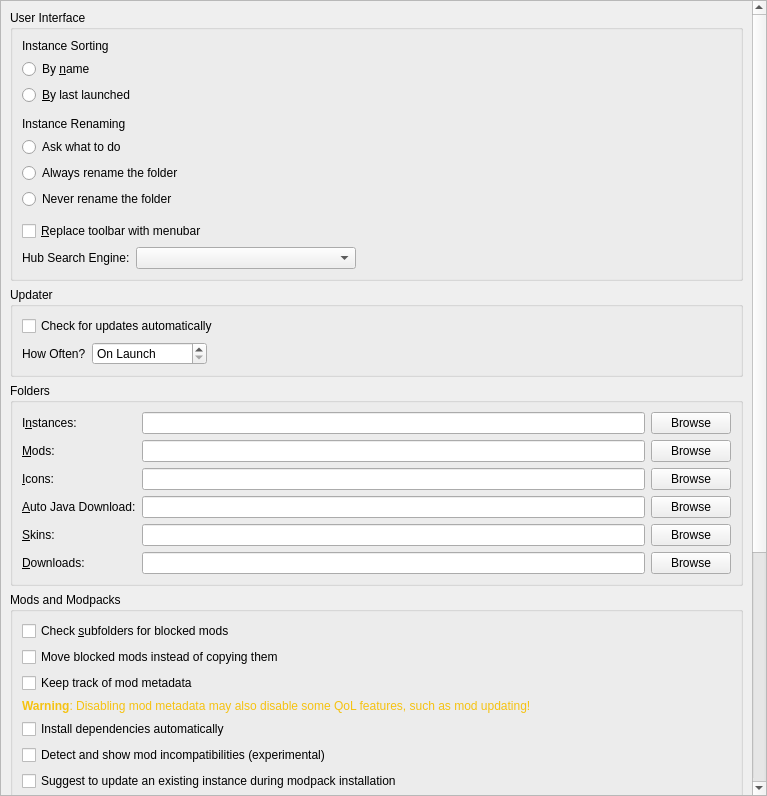
<?xml version="1.0" encoding="UTF-8"?>
<ui version="4.0">
 <class>LauncherPage</class>
 <widget class="QWidget" name="LauncherPage">
  <property name="geometry">
   <rect>
    <x>0</x>
    <y>0</y>
    <width>767</width>
    <height>796</height>
   </rect>
  </property>
  <property name="sizePolicy">
   <sizepolicy hsizetype="MinimumExpanding" vsizetype="MinimumExpanding">
    <horstretch>0</horstretch>
    <verstretch>0</verstretch>
   </sizepolicy>
  </property>
  <layout class="QVBoxLayout" name="verticalLayout">
   <property name="leftMargin">
    <number>0</number>
   </property>
   <property name="topMargin">
    <number>0</number>
   </property>
   <property name="rightMargin">
    <number>0</number>
   </property>
   <property name="bottomMargin">
    <number>0</number>
   </property>
   <item>
    <widget class="QScrollArea" name="scrollArea">
     <property name="horizontalScrollBarPolicy">
      <enum>Qt::ScrollBarPolicy::ScrollBarAsNeeded</enum>
     </property>
     <property name="widgetResizable">
      <bool>true</bool>
     </property>
     <widget class="QWidget" name="scrollAreaWidgetContents">
      <property name="geometry">
       <rect>
        <x>0</x>
        <y>-149</y>
        <width>746</width>
        <height>1222</height>
       </rect>
      </property>
      <layout class="QVBoxLayout" name="verticalLayout_8">
       <item>
        <widget class="QGroupBox" name="userInterfaceBox">
         <property name="enabled">
          <bool>true</bool>
         </property>
         <property name="title">
          <string>User Interface</string>
         </property>
         <layout class="QVBoxLayout" name="verticalLayout_2">
          <item>
           <widget class="QLabel" name="instanceSortingLabel">
            <property name="text">
             <string>Instance Sorting</string>
            </property>
           </widget>
          </item>
          <item>
           <widget class="QRadioButton" name="sortByNameBtn">
            <property name="text">
             <string>By &amp;name</string>
            </property>
            <attribute name="buttonGroup">
             <string notr="true">sortingModeGroup</string>
            </attribute>
           </widget>
          </item>
          <item>
           <widget class="QRadioButton" name="sortLastLaunchedBtn">
            <property name="text">
             <string>&amp;By last launched</string>
            </property>
            <attribute name="buttonGroup">
             <string notr="true">sortingModeGroup</string>
            </attribute>
           </widget>
          </item>
          <item>
           <spacer name="verticalSpacer">
            <property name="orientation">
             <enum>Qt::Orientation::Vertical</enum>
            </property>
            <property name="sizeType">
             <enum>QSizePolicy::Policy::Fixed</enum>
            </property>
            <property name="sizeHint" stdset="0">
             <size>
              <width>0</width>
              <height>6</height>
             </size>
            </property>
           </spacer>
          </item>
          <item>
           <widget class="QLabel" name="renamingBehaviorLabel">
            <property name="text">
             <string>Instance Renaming</string>
            </property>
           </widget>
          </item>
          <item>
           <widget class="QRadioButton" name="askToRenameDirBtn">
            <property name="text">
             <string>Ask what to do</string>
            </property>
            <attribute name="buttonGroup">
             <string notr="true">renamingBehaviorGroup</string>
            </attribute>
           </widget>
          </item>
          <item>
           <widget class="QRadioButton" name="alwaysRenameDirBtn">
            <property name="text">
             <string>Always rename the folder</string>
            </property>
            <attribute name="buttonGroup">
             <string notr="true">renamingBehaviorGroup</string>
            </attribute>
           </widget>
          </item>
          <item>
           <widget class="QRadioButton" name="neverRenameDirBtn">
            <property name="text">
             <string>Never rename the folder</string>
            </property>
            <attribute name="buttonGroup">
             <string notr="true">renamingBehaviorGroup</string>
            </attribute>
           </widget>
          </item>
          <item>
           <spacer name="verticalSpacer_2">
            <property name="orientation">
             <enum>Qt::Orientation::Vertical</enum>
            </property>
            <property name="sizeType">
             <enum>QSizePolicy::Policy::Fixed</enum>
            </property>
            <property name="sizeHint" stdset="0">
             <size>
              <width>0</width>
              <height>6</height>
             </size>
            </property>
           </spacer>
          </item>
          <item>
           <widget class="QCheckBox" name="preferMenuBarCheckBox">
            <property name="toolTip">
             <string>The menubar is more friendly for keyboard-driven interaction.</string>
            </property>
            <property name="text">
             <string>&amp;Replace toolbar with menubar</string>
            </property>
           </widget>
          </item>
          <item>
           <layout class="QHBoxLayout" name="horizontalLayoutHubSearch">
            <item>
             <widget class="QLabel" name="hubSearchEngineLabel">
              <property name="text">
               <string>Hub Search Engine:</string>
              </property>
              <property name="buddy">
               <cstring>hubSearchEngineComboBox</cstring>
              </property>
             </widget>
            </item>
            <item>
             <widget class="QComboBox" name="hubSearchEngineComboBox">
              <property name="sizePolicy">
               <sizepolicy hsizetype="Maximum" vsizetype="Fixed">
                <horstretch>0</horstretch>
                <verstretch>0</verstretch>
               </sizepolicy>
              </property>
              <property name="minimumSize">
               <size>
                <width>220</width>
                <height>0</height>
               </size>
              </property>
             </widget>
            </item>
            <item>
             <spacer name="horizontalSpacerHubSearch">
              <property name="orientation">
               <enum>Qt::Orientation::Horizontal</enum>
              </property>
              <property name="sizeHint" stdset="0">
               <size>
                <width>0</width>
                <height>0</height>
               </size>
              </property>
             </spacer>
            </item>
           </layout>
          </item>
         </layout>
        </widget>
       </item>
       <item>
        <widget class="QGroupBox" name="updateSettingsBox">
         <property name="title">
          <string>Updater</string>
         </property>
         <layout class="QGridLayout" name="gridLayout_2">
          <item row="1" column="0">
           <layout class="QHBoxLayout" name="horizontalLayout_2">
            <item>
             <widget class="QLabel" name="updateIntervalLabel">
              <property name="text">
               <string>How Often?</string>
              </property>
             </widget>
            </item>
            <item>
             <widget class="QSpinBox" name="updateIntervalSpinBox">
              <property name="sizePolicy">
               <sizepolicy hsizetype="Maximum" vsizetype="Fixed">
                <horstretch>0</horstretch>
                <verstretch>0</verstretch>
               </sizepolicy>
              </property>
              <property name="toolTip">
               <string>Set to 0 to only check on launch</string>
              </property>
              <property name="specialValueText">
               <string>On Launch</string>
              </property>
              <property name="suffix">
               <string> hours</string>
              </property>
              <property name="prefix">
               <string>Every </string>
              </property>
              <property name="minimum">
               <number>0</number>
              </property>
              <property name="maximum">
               <number>168</number>
              </property>
             </widget>
            </item>
            <item>
             <spacer name="horizontalSpacer">
              <property name="orientation">
               <enum>Qt::Orientation::Horizontal</enum>
              </property>
              <property name="sizeHint" stdset="0">
               <size>
                <width>0</width>
                <height>0</height>
               </size>
              </property>
             </spacer>
            </item>
           </layout>
          </item>
          <item row="0" column="0" colspan="2">
           <widget class="QCheckBox" name="autoUpdateCheckBox">
            <property name="text">
             <string>Check for updates automatically</string>
            </property>
           </widget>
          </item>
         </layout>
        </widget>
       </item>
       <item>
        <widget class="QGroupBox" name="foldersBox">
         <property name="title">
          <string>Folders</string>
         </property>
         <layout class="QGridLayout" name="gridLayout">
          <item row="4" column="1">
           <widget class="QLineEdit" name="skinsDirTextBox"/>
          </item>
          <item row="4" column="2">
           <widget class="QPushButton" name="skinsDirBrowseBtn">
            <property name="text">
             <string>Browse</string>
            </property>
           </widget>
          </item>
          <item row="3" column="0">
           <widget class="QLabel" name="labelJavaDir">
            <property name="toolTip">
             <string>Folder where ProjT Launcher stores automatically downloaded Java versions. Do not point this to your system Java installation.</string>
            </property>
            <property name="text">
             <string>&amp;Auto Java Download:</string>
            </property>
            <property name="buddy">
             <cstring>javaDirTextBox</cstring>
            </property>
           </widget>
          </item>
          <item row="2" column="2">
           <widget class="QPushButton" name="iconsDirBrowseBtn">
            <property name="text">
             <string>Browse</string>
            </property>
           </widget>
          </item>
          <item row="4" column="0">
           <widget class="QLabel" name="labelSkinsDir">
            <property name="text">
             <string>&amp;Skins:</string>
            </property>
            <property name="buddy">
             <cstring>skinsDirTextBox</cstring>
            </property>
           </widget>
          </item>
          <item row="1" column="0">
           <widget class="QLabel" name="labelModsDir">
            <property name="text">
             <string>&amp;Mods:</string>
            </property>
            <property name="buddy">
             <cstring>modsDirTextBox</cstring>
            </property>
           </widget>
          </item>
          <item row="3" column="2">
           <widget class="QPushButton" name="javaDirBrowseBtn">
            <property name="text">
             <string>Browse</string>
            </property>
           </widget>
          </item>
          <item row="5" column="0">
           <widget class="QLabel" name="labelDownloadsDir">
            <property name="text">
             <string>&amp;Downloads:</string>
            </property>
            <property name="buddy">
             <cstring>downloadsDirTextBox</cstring>
            </property>
           </widget>
          </item>
          <item row="5" column="1">
           <widget class="QLineEdit" name="downloadsDirTextBox"/>
          </item>
          <item row="1" column="1">
           <widget class="QLineEdit" name="modsDirTextBox"/>
          </item>
          <item row="0" column="0">
           <widget class="QLabel" name="labelInstDir">
            <property name="text">
             <string>I&amp;nstances:</string>
            </property>
            <property name="buddy">
             <cstring>instDirTextBox</cstring>
            </property>
           </widget>
          </item>
          <item row="0" column="2">
           <widget class="QPushButton" name="instDirBrowseBtn">
            <property name="text">
             <string>Browse</string>
            </property>
           </widget>
          </item>
          <item row="5" column="2">
           <widget class="QPushButton" name="downloadsDirBrowseBtn">
            <property name="text">
             <string>Browse</string>
            </property>
           </widget>
          </item>
          <item row="0" column="1">
           <widget class="QLineEdit" name="instDirTextBox"/>
          </item>
          <item row="1" column="2">
           <widget class="QPushButton" name="modsDirBrowseBtn">
            <property name="text">
             <string>Browse</string>
            </property>
           </widget>
          </item>
          <item row="3" column="1">
           <widget class="QLineEdit" name="javaDirTextBox"/>
          </item>
          <item row="2" column="1">
           <widget class="QLineEdit" name="iconsDirTextBox"/>
          </item>
          <item row="2" column="0">
           <widget class="QLabel" name="labelIconsDir">
            <property name="text">
             <string>&amp;Icons:</string>
            </property>
            <property name="buddy">
             <cstring>iconsDirTextBox</cstring>
            </property>
           </widget>
          </item>
         </layout>
        </widget>
       </item>
       <item>
        <widget class="QGroupBox" name="modsBox">
         <property name="title">
          <string>Mods and Modpacks</string>
         </property>
         <layout class="QVBoxLayout" name="verticalLayout_4">
          <item>
           <widget class="QCheckBox" name="downloadsDirWatchRecursiveCheckBox">
            <property name="toolTip">
             <string>When enabled, in addition to the downloads folder, its sub folders will also be searched when looking for resources (e.g. when looking for blocked mods on CurseForge).</string>
            </property>
            <property name="text">
             <string>Check &amp;subfolders for blocked mods</string>
            </property>
           </widget>
          </item>
          <item>
           <widget class="QCheckBox" name="downloadsDirMoveCheckBox">
            <property name="toolTip">
             <string>When enabled, it will move blocked resources instead of copying them.</string>
            </property>
            <property name="text">
             <string>Move blocked mods instead of copying them</string>
            </property>
           </widget>
          </item>
          <item>
           <widget class="QCheckBox" name="metadataEnableBtn">
            <property name="toolTip">
             <string>Store version information provided by mod providers (like Modrinth or CurseForge) for mods.</string>
            </property>
            <property name="text">
             <string>Keep track of mod metadata</string>
            </property>
           </widget>
          </item>
          <item>
           <widget class="QLabel" name="metadataWarningLabel">
            <property name="text">
             <string>&lt;html&gt;&lt;head/&gt;&lt;body&gt;&lt;p&gt;&lt;span style=&quot; font-weight:600; color:#f5c211;&quot;&gt;Warning&lt;/span&gt;&lt;span style=&quot; color:#f5c211;&quot;&gt;: Disabling mod metadata may also disable some QoL features, such as mod updating!&lt;/span&gt;&lt;/p&gt;&lt;/body&gt;&lt;/html&gt;</string>
            </property>
            <property name="wordWrap">
             <bool>true</bool>
            </property>
           </widget>
          </item>
          <item>
           <widget class="QCheckBox" name="dependenciesEnableBtn">
            <property name="toolTip">
             <string>Automatically detect, install, and update mod dependencies.</string>
            </property>
            <property name="text">
             <string>Install dependencies automatically</string>
            </property>
           </widget>
          </item>
          <item>
           <widget class="QCheckBox" name="showModIncompatCheckBox">
            <property name="toolTip">
             <string>Currently this just shows mods which are not marked as compatible with the current Minecraft version.</string>
            </property>
            <property name="text">
             <string>Detect and show mod incompatibilities (experimental)</string>
            </property>
           </widget>
          </item>
          <item>
           <widget class="QCheckBox" name="modpackUpdatePromptBtn">
            <property name="toolTip">
             <string>When creating a new modpack instance, suggest updating an existing instance instead.</string>
            </property>
            <property name="text">
             <string>Suggest to update an existing instance during modpack installation</string>
            </property>
           </widget>
          </item>
         </layout>
        </widget>
       </item>
       <item>
        <widget class="QGroupBox" name="groupBox_2">
         <property name="title">
          <string>Console</string>
         </property>
         <layout class="QFormLayout" name="formLayout">
          <property name="labelAlignment">
           <set>Qt::AlignmentFlag::AlignLeading|Qt::AlignmentFlag::AlignLeft|Qt::AlignmentFlag::AlignVCenter</set>
          </property>
          <item row="0" column="0">
           <widget class="QLabel" name="lineLimitLabel">
            <property name="sizePolicy">
             <sizepolicy hsizetype="Maximum" vsizetype="Preferred">
              <horstretch>0</horstretch>
              <verstretch>0</verstretch>
             </sizepolicy>
            </property>
            <property name="text">
             <string>Log History &amp;Limit:</string>
            </property>
            <property name="buddy">
             <cstring>lineLimitSpinBox</cstring>
            </property>
           </widget>
          </item>
          <item row="0" column="1">
           <widget class="QSpinBox" name="lineLimitSpinBox">
            <property name="sizePolicy">
             <sizepolicy hsizetype="Maximum" vsizetype="Fixed">
              <horstretch>0</horstretch>
              <verstretch>0</verstretch>
             </sizepolicy>
            </property>
            <property name="suffix">
             <string> lines</string>
            </property>
            <property name="minimum">
             <number>10000</number>
            </property>
            <property name="maximum">
             <number>1000000</number>
            </property>
            <property name="singleStep">
             <number>10000</number>
            </property>
            <property name="value">
             <number>100000</number>
            </property>
           </widget>
          </item>
          <item row="1" column="0" colspan="2">
           <widget class="QCheckBox" name="checkStopLogging">
            <property name="text">
             <string>&amp;Stop logging when log overflows</string>
            </property>
           </widget>
          </item>
         </layout>
        </widget>
       </item>
       <item>
        <widget class="QGroupBox" name="tasksBox">
         <property name="title">
          <string>Tasks</string>
         </property>
         <layout class="QGridLayout" name="gridLayout_3">
          <item row="2" column="1">
           <widget class="QSpinBox" name="numberOfManualRetriesSpinBox">
            <property name="sizePolicy">
             <sizepolicy hsizetype="Maximum" vsizetype="Fixed">
              <horstretch>0</horstretch>
              <verstretch>0</verstretch>
             </sizepolicy>
            </property>
            <property name="minimumSize">
             <size>
              <width>60</width>
              <height>0</height>
             </size>
            </property>
            <property name="minimum">
             <number>0</number>
            </property>
           </widget>
          </item>
          <item row="1" column="1">
           <widget class="QSpinBox" name="numberOfConcurrentDownloadsSpinBox">
            <property name="sizePolicy">
             <sizepolicy hsizetype="Maximum" vsizetype="Fixed">
              <horstretch>0</horstretch>
              <verstretch>0</verstretch>
             </sizepolicy>
            </property>
            <property name="minimumSize">
             <size>
              <width>60</width>
              <height>0</height>
             </size>
            </property>
            <property name="minimum">
             <number>1</number>
            </property>
           </widget>
          </item>
          <item row="3" column="1">
           <widget class="QSpinBox" name="timeoutSecondsSpinBox">
            <property name="sizePolicy">
             <sizepolicy hsizetype="Maximum" vsizetype="Fixed">
              <horstretch>0</horstretch>
              <verstretch>0</verstretch>
             </sizepolicy>
            </property>
            <property name="minimumSize">
             <size>
              <width>60</width>
              <height>0</height>
             </size>
            </property>
            <property name="suffix">
             <string>s</string>
            </property>
           </widget>
          </item>
          <item row="2" column="0">
           <widget class="QLabel" name="numberOfManualRetriesLabel">
            <property name="text">
             <string>Retry Limit:</string>
            </property>
           </widget>
          </item>
          <item row="1" column="0">
           <widget class="QLabel" name="numberOfConcurrentDownloadsLabel">
            <property name="text">
             <string>Concurrent Download Limit:</string>
            </property>
           </widget>
          </item>
          <item row="3" column="0">
           <widget class="QLabel" name="timeoutSecondsLabel">
            <property name="toolTip">
             <string>Seconds to wait until the requests are terminated</string>
            </property>
            <property name="text">
             <string>HTTP Timeout:</string>
            </property>
           </widget>
          </item>
          <item row="0" column="1">
           <widget class="QSpinBox" name="numberOfConcurrentTasksSpinBox">
            <property name="sizePolicy">
             <sizepolicy hsizetype="Maximum" vsizetype="Fixed">
              <horstretch>0</horstretch>
              <verstretch>0</verstretch>
             </sizepolicy>
            </property>
            <property name="minimumSize">
             <size>
              <width>60</width>
              <height>0</height>
             </size>
            </property>
            <property name="minimum">
             <number>1</number>
            </property>
           </widget>
          </item>
          <item row="0" column="0">
           <widget class="QLabel" name="numberOfConcurrentTasksLabel">
            <property name="text">
             <string>Concurrent Task Limit:</string>
            </property>
           </widget>
          </item>
          <item row="0" column="2">
           <spacer name="horizontalSpacer_2">
            <property name="orientation">
             <enum>Qt::Orientation::Horizontal</enum>
            </property>
            <property name="sizeHint" stdset="0">
             <size>
              <width>0</width>
              <height>0</height>
             </size>
            </property>
           </spacer>
          </item>
         </layout>
        </widget>
       </item>
       <item>
        <widget class="QGroupBox" name="backupsBox">
         <property name="title">
          <string>Backups</string>
         </property>
         <layout class="QVBoxLayout" name="verticalLayout_backups">
          <item>
           <widget class="QCheckBox" name="autoBackupBeforeLaunchCheckBox">
            <property name="toolTip">
             <string>Automatically create a backup of your instance before launching. Backups include saves, config, and options, but not mods.</string>
            </property>
            <property name="text">
             <string>Automatically backup before launch</string>
            </property>
           </widget>
          </item>
         </layout>
        </widget>
       </item>
       <item>
        <spacer name="verticalSpacer_FeaturesTab">
         <property name="orientation">
          <enum>Qt::Orientation::Vertical</enum>
         </property>
         <property name="sizeHint" stdset="0">
          <size>
           <width>0</width>
           <height>0</height>
          </size>
         </property>
        </spacer>
       </item>
      </layout>
     </widget>
    </widget>
   </item>
  </layout>
 </widget>
 <tabstops>
  <tabstop>scrollArea</tabstop>
  <tabstop>preferMenuBarCheckBox</tabstop>
  <tabstop>autoUpdateCheckBox</tabstop>
  <tabstop>updateIntervalSpinBox</tabstop>
  <tabstop>instDirTextBox</tabstop>
  <tabstop>instDirBrowseBtn</tabstop>
  <tabstop>modsDirTextBox</tabstop>
  <tabstop>modsDirBrowseBtn</tabstop>
  <tabstop>iconsDirTextBox</tabstop>
  <tabstop>iconsDirBrowseBtn</tabstop>
  <tabstop>javaDirTextBox</tabstop>
  <tabstop>javaDirBrowseBtn</tabstop>
  <tabstop>skinsDirTextBox</tabstop>
  <tabstop>skinsDirBrowseBtn</tabstop>
  <tabstop>downloadsDirTextBox</tabstop>
  <tabstop>downloadsDirBrowseBtn</tabstop>
  <tabstop>downloadsDirWatchRecursiveCheckBox</tabstop>
  <tabstop>downloadsDirMoveCheckBox</tabstop>
  <tabstop>metadataEnableBtn</tabstop>
  <tabstop>dependenciesEnableBtn</tabstop>
  <tabstop>showModIncompatCheckBox</tabstop>
  <tabstop>modpackUpdatePromptBtn</tabstop>
  <tabstop>lineLimitSpinBox</tabstop>
  <tabstop>checkStopLogging</tabstop>
  <tabstop>numberOfConcurrentTasksSpinBox</tabstop>
  <tabstop>numberOfConcurrentDownloadsSpinBox</tabstop>
  <tabstop>numberOfManualRetriesSpinBox</tabstop>
  <tabstop>timeoutSecondsSpinBox</tabstop>
 </tabstops>
 <resources/>
 <connections/>
 <buttongroups>
  <buttongroup name="renamingBehaviorGroup"/>
  <buttongroup name="sortingModeGroup"/>
 </buttongroups>
</ui>
